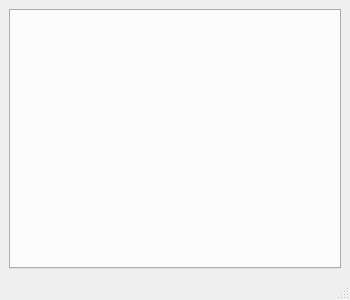
<?xml version="1.0" encoding="UTF-8"?>
<ui version="4.0">
 <class>MainWindow</class>
 <widget class="QMainWindow" name="MainWindow">
  <property name="geometry">
   <rect>
    <x>0</x>
    <y>0</y>
    <width>350</width>
    <height>300</height>
   </rect>
  </property>
  <property name="windowTitle">
   <string>MainWindow</string>
  </property>
  <widget class="QWidget" name="centralwidget">
   <layout class="QGridLayout" name="gridLayout">
    <item row="0" column="0">
     <widget class="QTabWidget" name="tabWidget">
      <property name="font">
       <font>
        <family>宋体</family>
        <pointsize>9</pointsize>
       </font>
      </property>
     </widget>
    </item>
   </layout>
  </widget>
  <widget class="QStatusBar" name="statusbar"/>
 </widget>
 <resources/>
 <connections/>
</ui>
